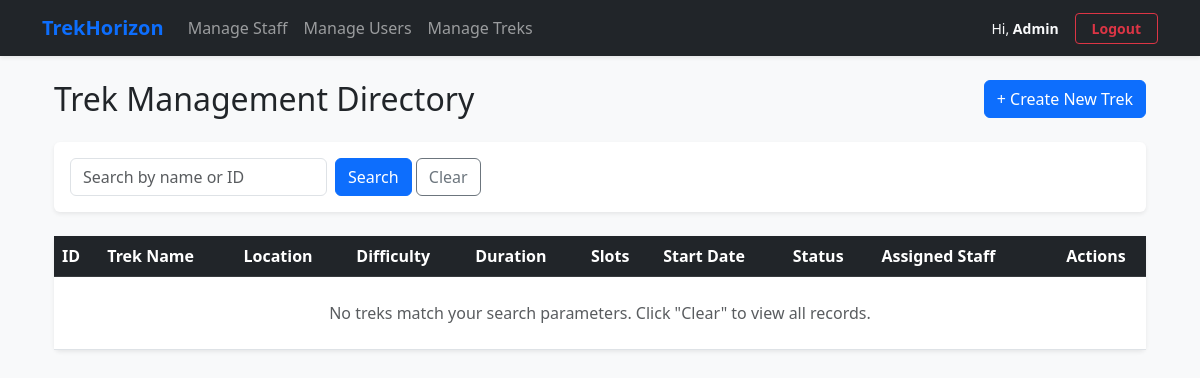
/admin/treks (signed in), run on an earlier commit of the app's database.
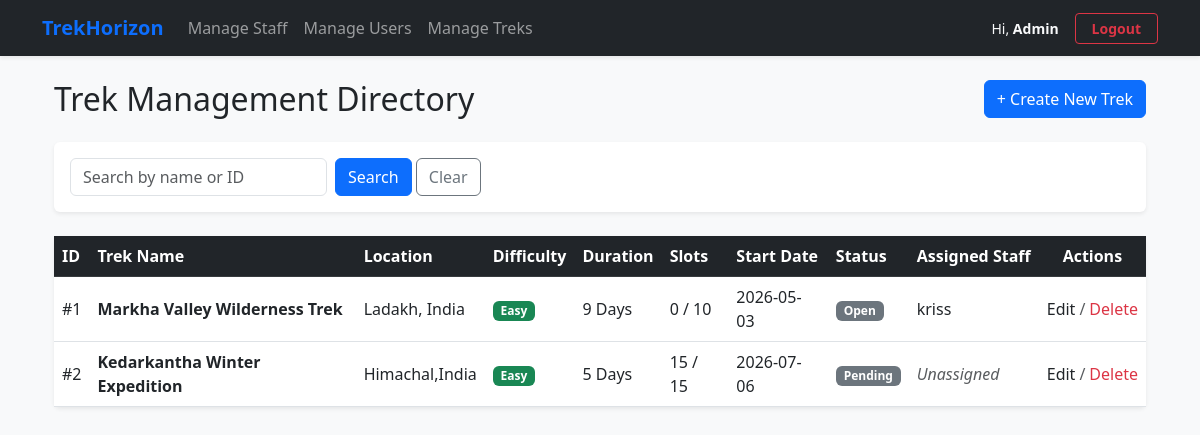
And on a later commit of the database.
### models.py (models this page shows)
class Trek(db.Model):
    trek_id = db.Column(db.Integer, primary_key=True, autoincrement=True)
    trek_name = db.Column(db.String(150), nullable=False)
    location = db.Column(db.String(150), nullable=False)
    difficulty = db.Column(db.Enum('Easy', 'Moderate', 'Hard', name='trek_difficulty'), nullable=False)
    duration_days = db.Column(db.Integer, nullable=False)
    available_slots = db.Column(db.Integer, nullable=False)
    max_slots = db.Column(db.Integer, nullable=False)
    start_date = db.Column(db.Date, nullable=False)
    end_date = db.Column(db.Date, nullable=False)
    status = db.Column(db.Enum('Pending', 'Approved', 'Open', 'Closed', 'Completed', name='trek_status'), nullable=False)
    assigned_staff_id = db.Column(db.Integer, db.ForeignKey('user.user_id'), nullable=True)
    cost_per_person = db.Column(db.Float, nullable=False, default=0.0)
    meeting_point = db.Column(db.String(255), nullable=True)
    description = db.Column(db.Text, nullable=True)
    bookings = db.relationship('Booking', backref='trek', lazy=True)

class User(db.Model):
    user_id = db.Column(db.Integer, primary_key=True, autoincrement=True)
    name = db.Column(db.String(100), nullable=False)
    email = db.Column(db.String(100), nullable=False, unique=True)
    password = db.Column(db.String(255), nullable=False)
    phone = db.Column(db.String(20), nullable=True)
    role = db.Column(db.Enum('Admin', 'Staff', 'Trekker', name='user_roles'), nullable=False)
    status = db.Column(db.String(20), nullable=False, default='Approved')
    created_at = db.Column(db.DateTime, default=datetime.utcnow)
    managed_treks = db.relationship('Trek', backref='assigned_staff', lazy=True)
    bookings = db.relationship('Booking', backref='trekker', lazy=True)

### routes/admin.py (the view)
@app.route('/admin/treks')
def admin_trek_list():
    if 'user_id' not in session or session['user_role'] != 'Admin':
        return "Access Forbidden", 403
    search_query = request.args.get('search', '').strip()
    query = Trek.query
    if search_query:
        clean_id = search_query.replace('#', '').strip()
        if clean_id.isdigit():
            query = query.filter(Trek.trek_id == int(clean_id))
        else:
            query = query.filter(Trek.trek_name.like(f"%{search_query}%"))
    all_treks = query.all()
    return render_template('admintreks.html', treks=all_treks, search_query=search_query)

### templates/admintreks.html (shortened to what this page needs)
{% extends 'base.html' %}
{% block content %}
<div class="container">
    <div class="d-flex justify-content-between align-items-center mb-4">
        <h2 class="mb-0">Trek Management Directory</h2>
        <a href="/admin/trek/create" class="btn btn-primary">+ Create New Trek</a>
    </div>
    <div class="card shadow-sm border-0 mb-4 bg-white p-3">
    <form action="/admin/treks" method="GET" class="row g-2 align-items-center">
        <div class="col-auto">
            <input type="text" name="search" class="form-control" placeholder="Search by name or ID" value="{{ request.args.get('search', '') }}">
        </div>
        <div class="col-auto">
            <button type="submit" class="btn btn-primary">Search</button>
            <a href="/admin/treks" class="btn btn-outline-secondary">Clear</a>
        </div>
    </form>
    </div>
    <div class="card shadow-sm border-0">
        <div class="card-body p-0">
            <div class="table-responsive">
                <table class="table table-hover mb-0 align-middle">
                    <thead class="table-dark text-nowrap">
                        <tr>
                            <th>ID</th>
                            <th>Trek Name</th>
                            <th>Location</th>
                            <th>Difficulty</th>
                            <th>Duration</th>
                            <th>Slots</th>
                            <th>Start Date</th>
                            <th>Status</th>
                            <th>Assigned Staff</th>
                            <th class="text-center">Actions</th>
                        </tr>
                    </thead>
                    <tbody>
                        {% if treks %}
                            {% for trek in treks %}
                            <tr>
                                <td>#{{ trek.trek_id }}</td>
                                <td><strong>{{ trek.trek_name }}</strong></td>
                                <td>{{ trek.location }}</td>
                                <td>
                                    <span class="badge {% if trek.difficulty == 'Easy' %}bg-success{% elif trek.difficulty == 'Moderate' %}bg-warning text-dark{% else %}bg-danger{% endif %}">
                                        {{ trek.difficulty }}
                                    </span>
                                </td>
                                <td>{{ trek.duration_days }} Days</td>
                                <td>{{ trek.available_slots }} / {{ trek.max_slots }}</td>
                                <td>{{ trek.start_date.strftime('%Y-%m-%d') }}</td>
                                <td>
                                    <span class="badge bg-secondary">{{ trek.status }}</span>
                                </td>
                                <td>
                                    {% if trek.assigned_staff %}
                                        {{ trek.assigned_staff.name }}
                                    {% else %}
                                        <em class="text-muted">Unassigned</em>
                                    {% endif %}
                                </td>
                                <td class="text-center">
                                    <div class="d-inline-flex align-items-center gap-1">
                                        <a href="/admin/trek/edit/{{ trek.trek_id }}" class="text-dark text-decoration-none">Edit</a>
                                        <span class="text-muted">/</span>
                                        <form action="/admin/trek/delete/{{ trek.trek_id }}" method="POST" onsubmit="return confirm('Are you absolutely sure you want to permanently delete this trek? This action cannot be undone.');" class="d-inline">
                                            <button type="submit" class="btn btn-link p-0 text-danger text-decoration-none border-0 align-baseline" style="font-size: inherit;">Delete</button>
                                        </form>
                                    </div>
                                </td>
                            </tr>
                            {% endfor %}
                        {% else %}
                            <tr>
                                <td colspan="10" class="text-center py-4 text-muted">No treks match your search parameters. Click "Clear" to view all records.</td>
                            </tr>
                        {% endif %}
                    </tbody>
                </table>
            </div>
        </div>
    </div>
</div>
{% endblock %}

### templates/base.html (shortened to what this page needs)
<!DOCTYPE html>
<html lang="en">
<head>
    <link href="https://cdn.jsdelivr.net/npm/bootstrap@5.3.0/dist/css/bootstrap.min.css" rel="stylesheet">
</head>
<body class="bg-light d-flex flex-column min-vh-100">
    <nav class="navbar navbar-expand-lg navbar-dark bg-dark shadow-sm">
        <div class="container">
            <a class="navbar-brand fw-bold text-primary" href="/dashboard">TrekHorizon</a>
            <div class="collapse navbar-collapse" id="appNavbar">
                <ul class="navbar-nav me-auto">
                    {% if session['user_role'] == 'Admin' %}
                    <li class="nav-item"><a class="nav-link" href="/admin/staff-details">Manage Staff</a></li>
                    <li class="nav-item"><a class="nav-link" href="/admin/user-details">Manage Users</a></li>
                    <li class="nav-item"><a class="nav-link" href="/admin/treks">Manage Treks</a></li>
                    {% endif %}
                </ul>
                <div class="navbar-nav ms-auto align-items-center">
                    <span class="text-light me-3 small">
                        Hi, <strong>{{ session['user_name'] }}</strong>
                    </span>
                    <a class="btn btn-sm btn-outline-danger fw-bold px-3" href="/logout">Logout</a>
                </div>
            </div>
        </div>
    </nav>
    <main class="flex-grow-1 container my-4">
        {% block content %}{% endblock %}
    </main>
</body>
</html>

What changed in the data, as far as the page shows it:
added Trek: trek_id "1", trek_name "Markha Valley Wilderness Trek", location "Ladakh, India", difficulty "Easy", duration_days "9", available_slots "0", max_slots "10", start_date "2026-05-03", status "Open", assigned_staff.name "kriss"
added Trek: trek_id "2", trek_name "Kedarkantha Winter Expedition", location "Himachal,India", difficulty "Easy", duration_days "5", available_slots "15", max_slots "15", start_date "2026-07-06", status "Pending", shows "Unassigned"
Also different on the page:
text no longer shown: "No treks match your search parameters. Click \"Clear\" to view all records."
